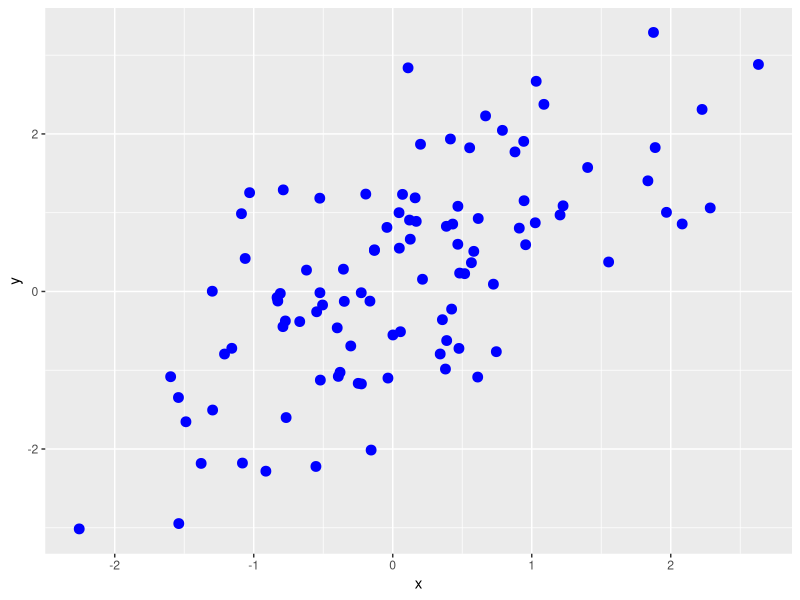
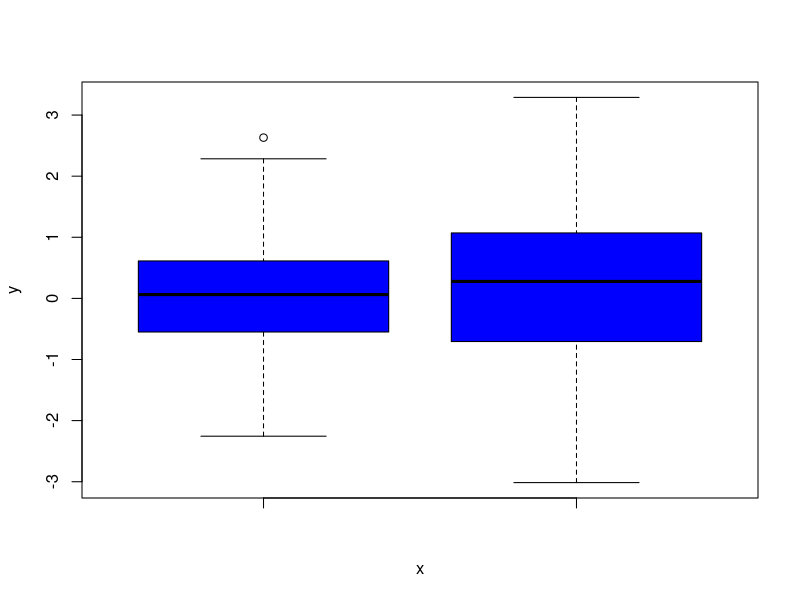

The R script that drew these images, in order:
# install.packages("ggplot2")
library("ggplot2")

x <- rnorm(100, mean=0, sd=1)
y <- x + rnorm(100, mean=0, sd=1)
data <- as.data.frame(cbind(x, y))
ggplot() + geom_point(data=data, aes(x=x, y=y), size=3, col="blue")

boxplot(data$x, data$y, Names=c("x", "y"), xlab="x", ylab="y", col="blue")
